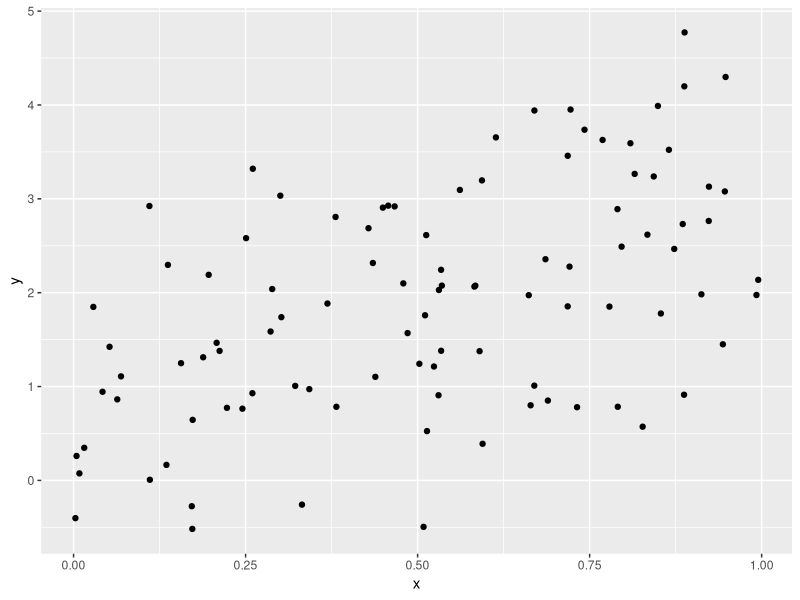

Source code (R):
## ---- chunk 1
library(tidyverse)
## ---- chunk 2
plot_df = 
  tibble(
    x = runif(100),
    y = 1 + 2 * x + rnorm(100)
  )


plot_df |> 
  ggplot(aes(x = x, y = y)) + 
  geom_point()
